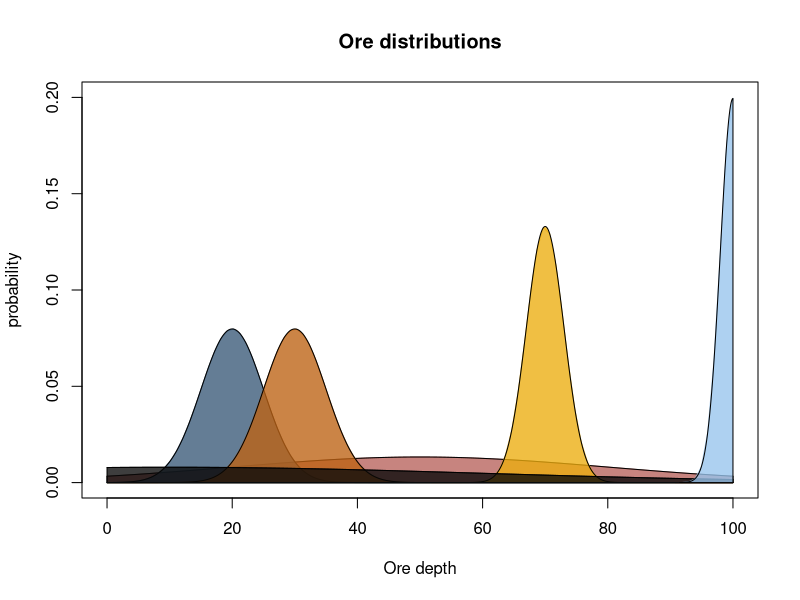
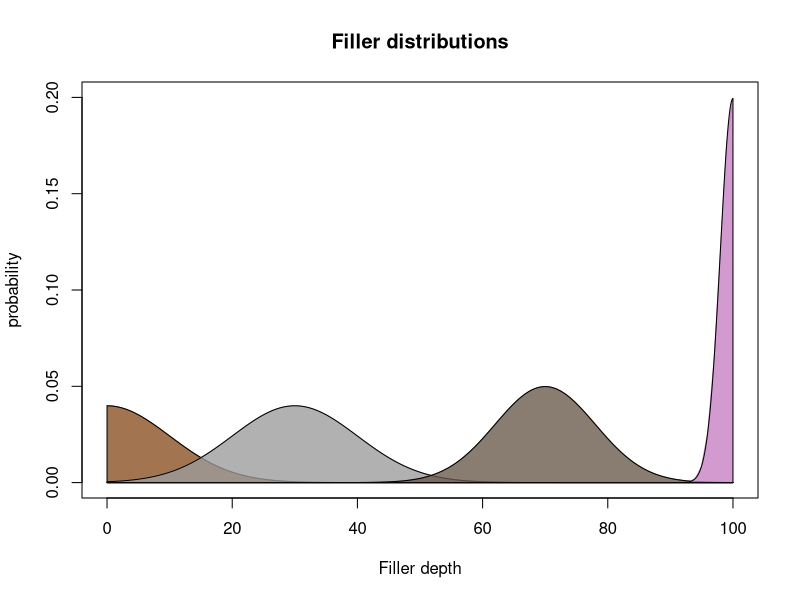

Source code (R) for these figures, in order:

#ORES
colors = c(rgb(184, 98, 92,200, maxColorValue = 255), rgb(235, 173, 16, 200, maxColorValue = 255),
           rgb(58, 90, 120, 200, maxColorValue = 255), rgb(189, 99, 20, 200, maxColorValue = 255),
           rgb(10, 10, 10, 200, maxColorValue = 255), rgb(152, 196, 237, 200, maxColorValue = 255))
#iron gold zinc copper coal, titanium
mean=c(50, 70, 20, 30, 10, 100)
sd=c(30, 3, 5, 5, 50, 2)
x <- seq(0, 100,length=100)
lower.x <- 0
upper.x <- 100
step <- (upper.x - lower.x) / 1000

hx <- dnorm(x,mean[1],sd[1])
plot(x, hx, type ='l', xlab="Ore depth", ylab="probability",
     main="Ore distributions", col = colors[1], ylim = c(0,0.2))

cord.x <- c(lower.x,seq(lower.x,upper.x,step),upper.x)
cord.y <- c(0,dnorm(seq(lower.x,upper.x,step),mean[1], sd[1]),0)
polygon(cord.x,cord.y,col=colors[1])

for( i in 2:length(mean)){
  hx <- dnorm(x,mean[i],sd[i])
  lines(x, hx, col = colors[i])
  cord.x <- c(lower.x,seq(lower.x,upper.x,step),upper.x)
  cord.y <- c(0,dnorm(seq(lower.x,upper.x,step),mean[i], sd[i]),0)
  polygon(cord.x,cord.y,col=colors[i]) 
}



#FILLER
colors = c(rgb(137, 79, 33 ,200, maxColorValue = 255), rgb(155, 155, 155, 200, maxColorValue = 255),
           rgb(105, 89, 76, 200, maxColorValue = 255), rgb(199, 127, 195, 200, maxColorValue = 255))
#dirt, stone, granite, final_stone
mean=c(0, 30, 70, 100)
sd=c(10,10,8,2)
x <- seq(0, 100,length=100)
lower.x <- 0
upper.x <- 100
step <- (upper.x - lower.x) / 1000

hx <- dnorm(x,mean[1],sd[1])
plot(x, hx, type ='l', xlab="Filler depth", ylab="probability",
     main="Filler distributions", col = colors[1], ylim = c(0,0.2))

cord.x <- c(lower.x,seq(lower.x,upper.x,step),upper.x)
cord.y <- c(0,dnorm(seq(lower.x,upper.x,step),mean[1], sd[1]),0)
polygon(cord.x,cord.y,col=colors[1])

for( i in 2:length(mean)){
  hx <- dnorm(x,mean[i],sd[i])
  lines(x, hx, col = colors[i])
  cord.x <- c(lower.x,seq(lower.x,upper.x,step),upper.x)
  cord.y <- c(0,dnorm(seq(lower.x,upper.x,step),mean[i], sd[i]),0)
  polygon(cord.x,cord.y,col=colors[i]) 
}

